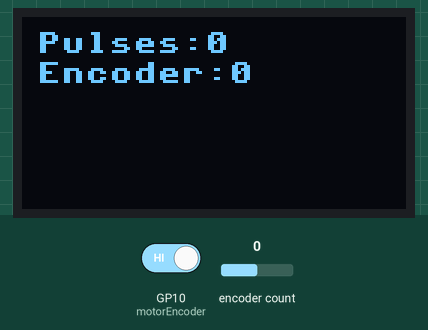
Simulated run of this program. Board: Raspberry Pi Pico running MicroPython. On the bench: 128×64 one-colour display. The test bench sets the inputs (shaded band); at power-on: encoder count 0, GP10 (motorEncoder) HIGH. Library files of the repository ran but are not shown: ssd1306.py.

Above: at 1.2 s.
1.3 s: encoder count set to -1
At 3.2 s:
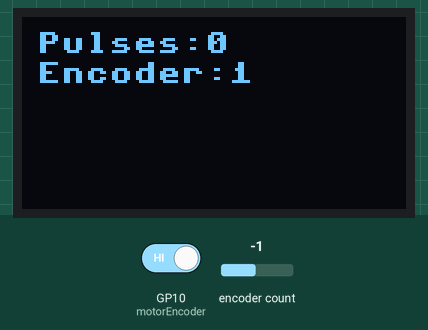
3.5 s: GP10 (motorEncoder) driven LOW
At 4.8 s:
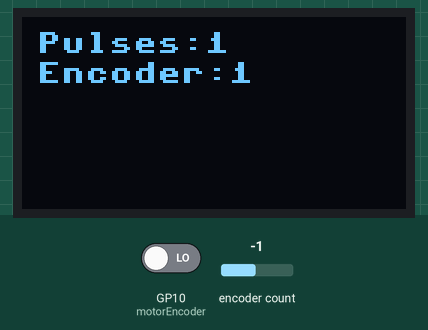
6.5 s: encoder count set to -2
At 8.2 s:
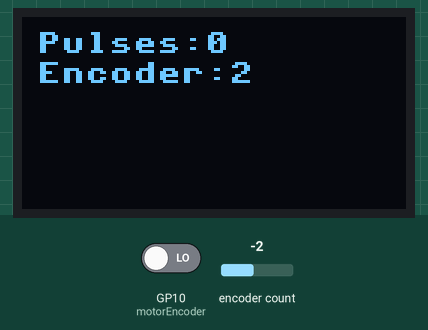
8.5 s: encoder count set to -3
Timing chart, 0 to 11.5 s (numbered marks = the images above; inputs shaded):
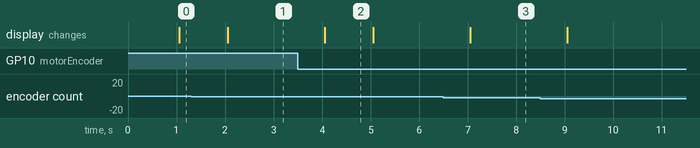

The program:

testBed.py
```python
from machine import Pin, I2C, Timer
from ssd1306 import SSD1306_I2C
import framebuf

# Rotary encoder imports
import time
from rotary_irq import RotaryIRQ

# Set up motor encoder setup
motorEncoderCnt = 0
motorEncoder = Pin(10, Pin.IN)
r = RotaryIRQ(pin_num_clk=15,
              pin_num_dt=14,
              min_val=0,
              max_val=20,
              reverse=True,
              range_mode=RotaryIRQ.RANGE_BOUNDED)


def motorEncoderCallback(pin):
    global motorEncoderCnt
    motorEncoderCnt = motorEncoderCnt+1


motorEncoder.irq(trigger=machine.Pin.IRQ_FALLING, handler=motorEncoderCallback)

# Set up OLED display interface
WIDTH = 128
HEIGHT = 64
i2c = I2C(0)
# Uses I2C defaults for I2C0 SCL=Pin(GP9), SDA=Pin(GP8)
oled = SSD1306_I2C(WIDTH, HEIGHT, i2c)


statusTimer = Timer()


def updateStatus(timer):
    global motorEncoderCnt

    oled.fill(0)
    oled.text("Pulses:" + str(motorEncoderCnt), 5, 5)
    oled.text("Encoder:" + str(r.value()), 5, 15)
    oled.show()
    motorEncoderCnt = 0


statusTimer.init(freq=1, mode=Timer.PERIODIC, callback=updateStatus)

# The following lines will stop the timer and motorEncoder irq from running in the background
# Run from REPL when you want the routine to stop running
# statusTimer.deinit()
# motorEncoder.irq(handler=None)
```

Measured:
- after the input at 1.3 s, the display: changes after 0.75 s (image 1)
- after the input at 3.5 s, the display: changes after 0.55 s (image 2)
- after the input at 6.5 s, the display: changes after 0.55 s (image 3)
- what the display in image 2 shows lasts 1.0 s, from 4.1 s to 5.1 s
